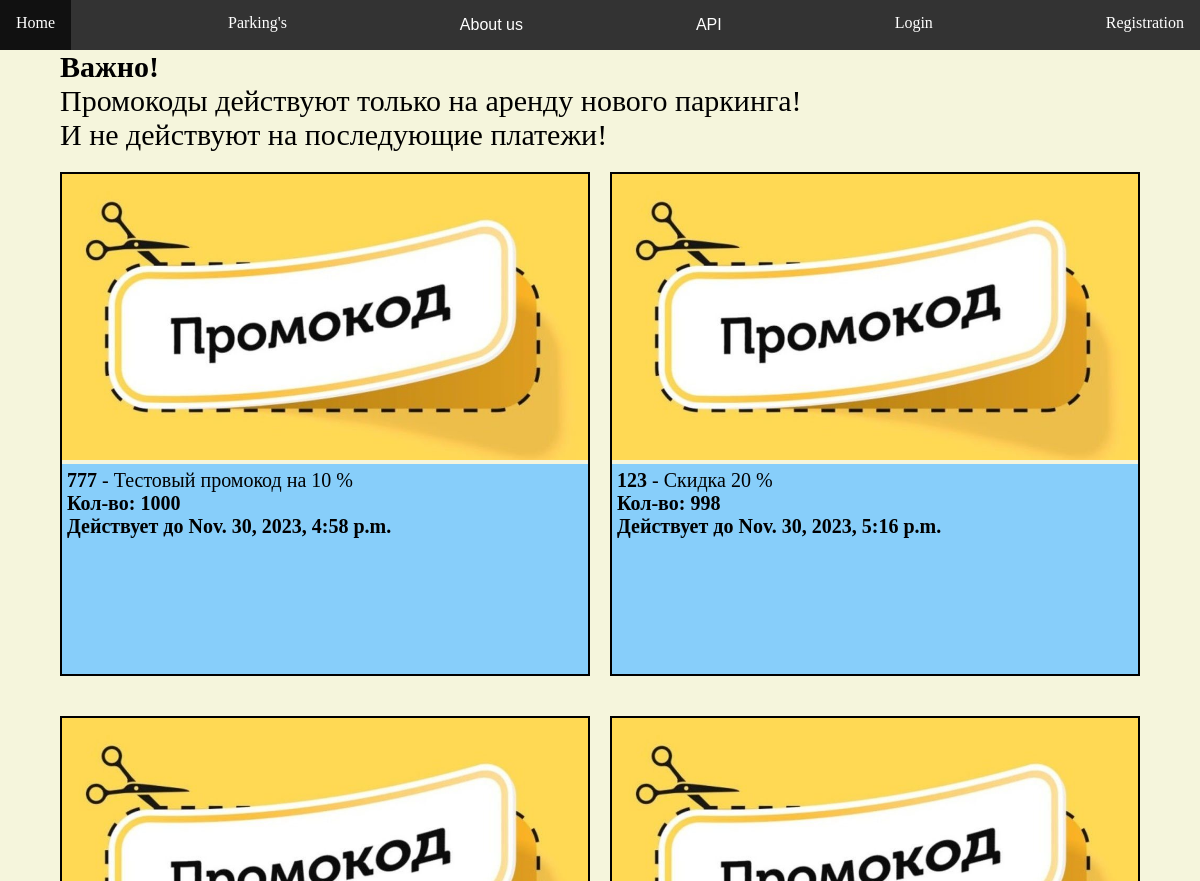
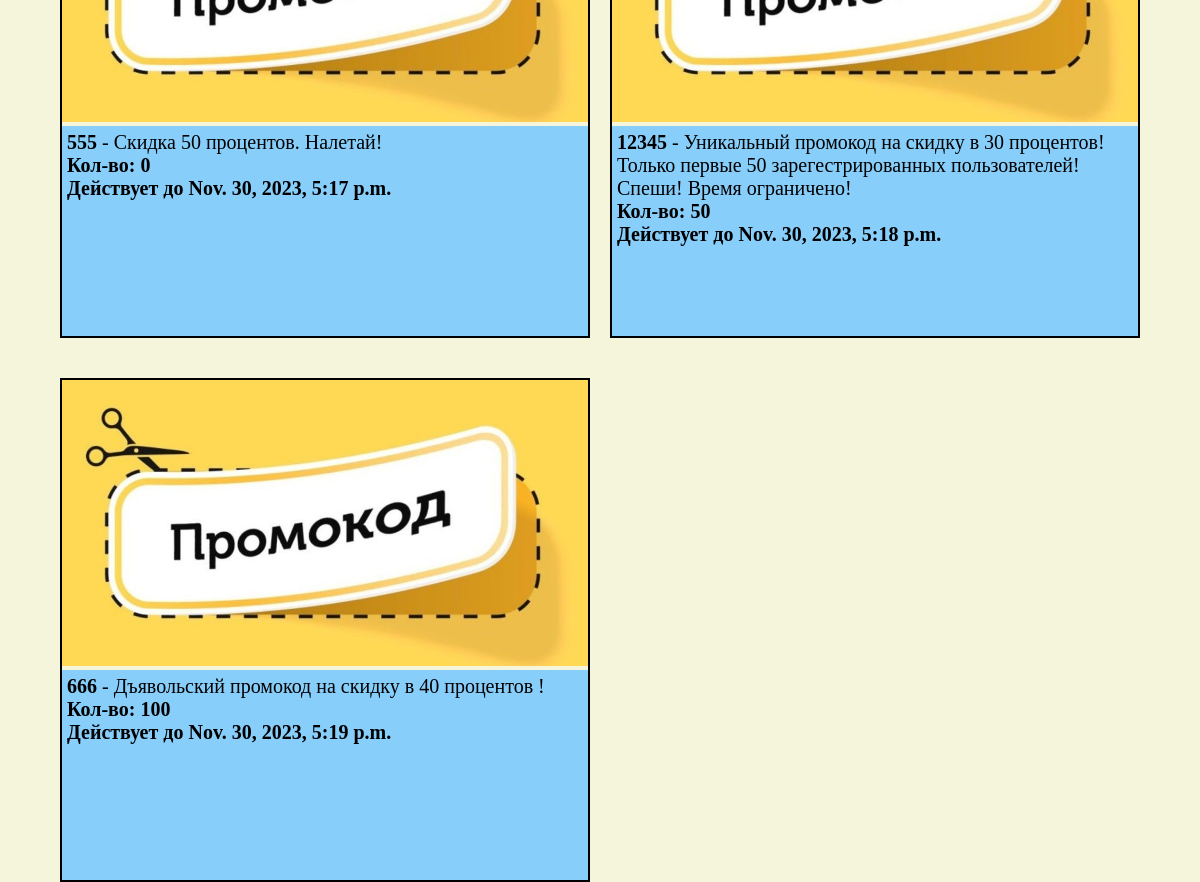
The page /myparking/promo_codes/ on the database its author committed (2 pictures, top to bottom).
### myparking/models.py (models this page shows, shortened)
class PromoCode(models.Model):
    code = models.CharField(max_length=20, unique=True)  # Уникальный номер промокода
    description = models.TextField()
    discount = models.DecimalField(max_digits=5, decimal_places=2)  # Величина скидки (например, 10%)
    valid_from = models.DateTimeField()  # Дата начала действия промокода
    valid_to = models.DateTimeField()  # Дата окончания действия промокода
    max_usage_count = models.PositiveIntegerField()  # Максимальное количество использований промокода
    current_usage_count = models.PositiveIntegerField(default=0)  # Текущее количество использований промокода

### myparking/views.py (the view)
# urls.py: path(r'promo_codes/', views.promocodes, name='promo_codes'),
def promocodes(request):
    promo = PromoCode.objects.all()
    return render(request, 'promo_codes.html', context={'promo': promo})

### myparking/templatetags/sub_filter.py (called while the page is built)
@register.filter
def sub(value, arg):
    return value - arg

### myparking/templates/promo_codes.html (shortened to what this page needs)
{% extends "base_generic.html"%}
{% load static %}
{% load sub_filter %}
{% block style %}
<link rel="stylesheet" href="{% static 'myparking/css/promo_codes.css' %}">
{% endblock %}
{% block content%}
<div class="main-container">
    <div class="important">
        <p><strong>Важно!</strong></p>
    <p>Промокоды действуют только на аренду нового паркинга!</p>
    <p>И не действуют на последующие платежи!</p>
    </div>
    <div class="grid-container">
        {% if promo %}
        {% for prom in promo %}
        <div class="promo-block">
            <div class="block-image">
                <img class="promo-image" src="{% static 'myparking/images/promo/promo.jpg' %}" alt="Promo Photo">
            </div>
            <div class="promo-summary text-20">
                <p><b>{{ prom.code }}</b> - {{ prom.description }}</p>
                <p><b> Кол-во: {{ prom.max_usage_count|sub:prom.current_usage_count }}</b></p>
                <p><b> Действует до {{ prom.valid_to }}</b></p>
            </div>
        </div>
        {% endfor %}
        {% else %}
        <p>No promocodes available.</p>
        {% endif %}
    </div>
</div>
{% endblock %}

### myparking/templates/base_generic.html (shortened to what this page needs)
<!DOCTYPE html>
<html lang="en">
<head>
    {% load static %}
    <link rel="stylesheet" href="{% static 'myparking/css/site_style.css' %}">
    <link rel="stylesheet" href="{% static 'myparking/css/elements/dropdown.css' %}">
    <link rel="stylesheet" href="{% static 'myparking/css/elements/navbar.css' %}">
    <link rel="stylesheet" href="{% static 'myparking/css/font_text.css' %}">
    {% block style %}
    {% endblock %}
</head>
<body class="bg-site">
<nav class="navbar">
    <a class="navbar-item" href="{% url 'index'%}">Home</a>
    <a class="navbar-item" href="{% url 'parking_list'%}">Parking's</a>
    <div class="navbar-item dropdown">
        <button class="dropbtn">About us</button>
    </div>
    <div class="navbar-item dropdown">
        <button class="dropbtn">API</button>
    </div>
    {% if user.is_authenticated %}
    <div class="navbar-item dropdown">
        <button class="dropbtn">Services</button>
        <div class="dropdown-content">
            <a href="{% url 'my_parking_list'%}">My Parkings</a>
            <a href="{% url 'my_cars'%}">My Cars</a>
            <a href="{% url 'my_payments'%}">My Payments</a>
        </div>
    </div>
    <label class="navbar-label">User: {{ user.get_username }}</label>
    <label class="navbar-label">Account: {{ user.account.amount }}$</label>
    <a class="navbar-item" href="{% url 'my_account'%}">My Account</a>
    {% if user.is_superuser %}
    <a class="navbar-item" href="{% url 'admin_panel' %}">AdminPanel</a>
    {% endif %}
    <a class="navbar-item" href="{% url 'logout'%}">Logout</a>
    {% else %}
    <a class="navbar-item" href="{% url 'login'%}">Login</a>
    <a class="navbar-item" href="{% url 'register'%}">Registration</a>
    {% endif %}
</nav>
<div class="my-main-container">
    {% block content %}
    {% endblock %}
</div>
</body>
</html>

### myparking/static/myparking/css/site_style.css (style rules this page uses)
* { margin: 0px; padding: 0px; }
.my-main-container { display: flex; justify-content: center; align-items: center; }
.bg-site { background: beige; }
.main-container { margin: 0; padding: 0 5% 0 5%; width: 100%; }

### myparking/static/myparking/css/elements/dropdown.css (style rules this page uses)
.dropbtn { background-color: inherit; color: white; padding: 16px; font-size: 16px; border: none; }
.dropdown { position: relative; display: inline-block; }

### myparking/static/myparking/css/elements/navbar.css (style rules this page uses)
.navbar { margin: 0; padding: 0; background-color: #333; display: flex; justify-content: space-between; position: sticky; top: 0px; z-index:2; }
.navbar a, label { padding: 14px 16px; }
.navbar-item { color: white; text-align: center; text-decoration: none; }

### myparking/static/myparking/css/promo_codes.css (style rules this page uses)
.grid-container { display: grid; grid-template-columns: repeat(auto-fill, minmax(400px, 1fr)); grid-gap: 20px; }
.promo-block { border: 2px solid black; margin-top: 20px; }
.promo-image { max-width: 100%; }
.promo-summary { text-overflow: ellipsis; overflow: hidden; min-height: 200px; padding: 5px; background: LightSkyBlue; white-space: normal; }
.important { font-size: 30px; }

### rows shown on the page
PromoCode: code "777", description "Тестовый промокод на 10 %", max_usage_count|sub "1000", valid_to "Nov. 30, 2023, 4:58 p.m."
PromoCode: code "123", description "Скидка 20 %", max_usage_count|sub "998", valid_to "Nov. 30, 2023, 5:16 p.m."
PromoCode: code "555", description "Скидка 50 процентов. Налетай!", max_usage_count|sub "0", valid_to "Nov. 30, 2023, 5:17 p.m."
PromoCode: code "12345", description "Уникальный промокод на скидку в 30 процентов! Только первые 50 зарегестрированных пользователей! Спеши! Время ограничено!", max_usage_count|sub "50", valid_to "Nov. 30, 2023, 5:18 p.m."
PromoCode: code "666", description "Дъявольский промокод на скидку в 40 процентов !", max_usage_count|sub "100", valid_to "Nov. 30, 2023, 5:19 p.m."
